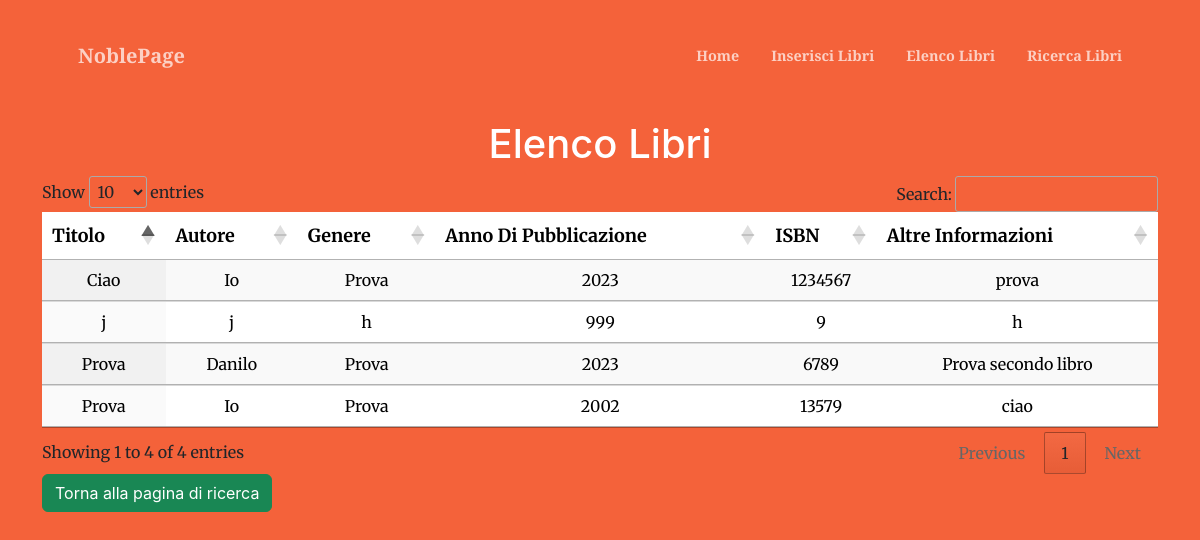
/elenco_libri.php, run on the app's committed database.
### tables this page shows
CREATE TABLE IF NOT EXISTS `tambone_libri` (
`ID` int(11) NOT NULL,
  `Titolo` varchar(255) NOT NULL,
  `Autore` varchar(255) DEFAULT NULL,
  `Genere` varchar(50) DEFAULT NULL,
  `AnnoPubblicazione` int(11) DEFAULT NULL,
  `ISBN` varchar(13) DEFAULT NULL,
  `AltreInformazioni` text DEFAULT NULL
);

### elenco_libri.php (the view, shortened to what this page needs)
<?php
include 'conn.php';
$sql = "SELECT * FROM tambone_libri";
$result = $conn->query($sql);
?>
<!DOCTYPE html>
<html lang="en">
<head>
    <link href="https://cdn.jsdelivr.net/npm/bootstrap-icons@1.5.0/font/bootstrap-icons.css" rel="stylesheet" />
    <link href="https://cdnjs.cloudflare.com/ajax/libs/SimpleLightbox/2.1.0/simpleLightbox.min.css" rel="stylesheet" />
    <link href="css/styles.css" rel="stylesheet" />
    <link rel="stylesheet" href="https://cdn.datatables.net/1.13.6/css/jquery.dataTables.min.css">
</head>
<body id="page-top">
    <nav class="navbar navbar-expand-lg navbar-light fixed-top py-3" id="mainNav">
        <div class="container px-4 px-lg-5">
            <a class="navbar-brand" href="index.php">NoblePage</a>
            <div class="collapse navbar-collapse" id="navbarResponsive">
                <ul class="navbar-nav ms-auto my-2 my-lg-0">
                    <li class="nav-item"><a class="nav-link" href="index.php">Home</a></li>
                    <li class="nav-item"><a class="nav-link" href="form_inserimento.php">Inserisci Libri</a></li>
                    <li class="nav-item"><a class="nav-link" href="elenco_libri.php">Elenco Libri</a></li>
                    <li class="nav-item"><a class="nav-link" href="ricerca.php">Ricerca Libri</a></li>
                </ul>
            </div>
        </div>
    </nav>
    <div class="container">
        <h1>Elenco Libri</h1>
        <table class="table table-hover display" id="elencoLibri" >
            <thead>
                <tr>
                    <th>Titolo</th>
                    <th>Autore</th>
                    <th>Genere</th>
                    <th>Anno Di Pubblicazione</th>
                    <th>ISBN</th>
                    <th>Altre Informazioni</th>
                </tr>
            </thead>
            <tbody>
                <?php
                if ($result->num_rows > 0) {
                    while ($row = $result->fetch_assoc()) {
                        echo "<tr>";
                        echo "<td>" . $row['Titolo'] . "</td>";
                        echo "<td>" . $row['Autore'] . "</td>";
                        echo "<td>" . $row['Genere'] . "</td>";
                        echo "<td>" . $row['AnnoPubblicazione'] . "</td>";
                        echo "<td>" . $row['ISBN'] . "</td>";
                        echo "<td>" . $row['AltreInformazioni'] . "</td>";
                        echo "</tr>";
                    }
                } else {
                    echo "<tr><td colspan='6'>Nessun libro presente nella tabella.</td></tr>";
                }
                ?>
            </tbody>
        </table>
        <a href="ricerca.php" class="btn btn-success">Torna alla pagina di ricerca</a>
    </div>
</body>
</html>

### elenco_libri.php (style rules this page uses)
body { background-color: #F4623A; padding-top: 100px; }
h1 { color: #fff; text-align: center; }
.container { padding-top: 20px; }
.table th, .table td { text-align: center; color: black; background-color: white; }
.table th { background-color: white; color: black; font-size: large; }

### data on the page
tambone_libri: Titolo "Ciao", Autore "Io", Genere "Prova", AnnoPubblicazione "2023", ISBN "1234567", AltreInformazioni "prova"
tambone_libri: Titolo "Prova", Autore "Danilo", Genere "Prova", AnnoPubblicazione "2023", ISBN "6789", AltreInformazioni "Prova secondo libro"
tambone_libri: Titolo "Prova", Autore "Io", Genere "Prova", AnnoPubblicazione "2002", ISBN "13579", AltreInformazioni "ciao"
tambone_libri: Titolo "j", Autore "j", Genere "h", AnnoPubblicazione "999", ISBN "9", AltreInformazioni "h"
